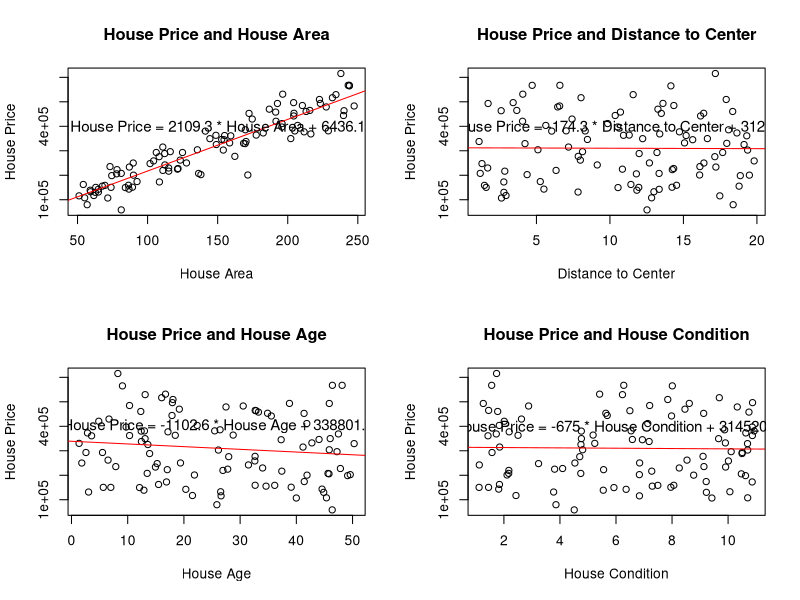

This figure's R source:
#3(a)
setwd("C:/Users/HP/Desktop/23085232d/Q3")
data = read.csv("house_prices_dataset.csv")

par(mfrow = c(2, 2))

area = lm(House_Price ~ House_Area, data)
distance = lm(House_Price ~ Distance_to_Center, data)
age = lm(House_Price ~ House_Age, data )
condition = lm(House_Price ~ House_Condition, data)

#House Area
plot(data$House_Area, data$House_Price, main = "House Price and House Area", 
     xlab = "House Area", ylab = "House Price")
abline(area, col = "red")
coeff_area = coefficients(area)
text(150, 400000, paste0("House Price = ", round(coeff_area[2], 1)," * House Area + ", round(coeff_area[1], 1)), cex = 1.1)


#Distance to Center
plot(data$Distance_to_Center, data$House_Price, main = "House Price and Distance to Center",
     xlab = "Distance to Center", ylab = "House Price")
abline(distance, col = "red")
coeff_distance = coefficients(distance)
text(11,  400000, paste0("House Price = ", round(coeff_distance[2], 1), " * Distance to Center + ", round(coeff_distance[1], 1)), cex = 1.1)


#House Age
plot(data$House_Age, data$House_Price, main = "House Price and House Age",
     xlab = "House Age", ylab = "House Price")
abline(age, col = "red")
coeff_age = coefficients(age)
text(26, 400000, paste0("House Price = ", round(coeff_age[2], 1), " * House Age + ", round(coeff_age[1], 1)), cex = 1.1)


#House Codition
plot(data$House_Condition, data$House_Price, main = "House Price and House Condition",
     xlab = "House Condition", ylab = "House Price")
abline(condition, col = "red")
coeff_condition = coefficients(condition)
text(6, 400000, paste0("House Price = ", round(coeff_condition[2], 1)," * House Condition + ", round(coeff_condition[1], 1)), cex = 1.1)


#3(b)

multimodel = lm(House_Price ~ House_Area + Distance_to_Center, data)
print(paste('$', round(predict(multimodel, data.frame(House_Area = 250, Distance_to_Center = 5)), 4)))

#3(c)

multimodel2 = lm(House_Price ~ House_Area + House_Age,  data)
multimodel3 = lm(House_Price ~ House_Area + House_Condition,  data)
multimodel4 = lm(House_Price ~ House_Age + Distance_to_Center, data)
multimodel5 = lm(House_Price ~ House_Condition + Distance_to_Center, data)
multimodel6 = lm(House_Price ~ House_Age + House_Condition, data)


answer = paste0("The R-squared values for all the models are ",
                   summary(multimodel)$r.squared, ", ",
                   summary(multimodel2)$r.squared, ", ",
                   summary(multimodel3)$r.squared, ", ",
                   summary(multimodel4)$r.squared, ", ",
                   summary(multimodel5)$r.squared, ", ",
                   summary(multimodel6)$r.squared, ". So the best model is Model 2")

print(answer)